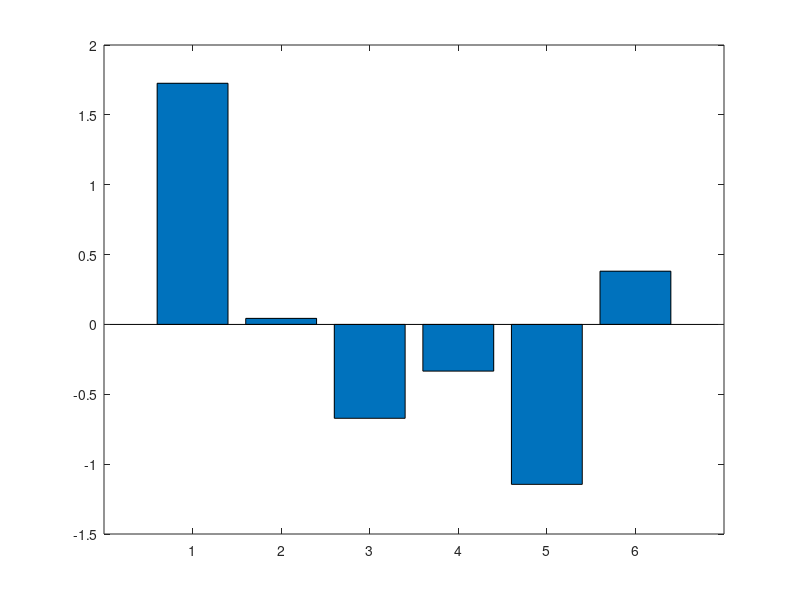

This chart was generated by the following MATLAB code: (Note: this script raises an error after producing the figure.)
%% Demo of the pagerank algorithm, based on code by Cleve Moler
% See also pagerankDemoMoler, pagerankDemoGui, surfer, pagerankpow
%%
%% 6 node web example
i = [ 2 6 3 4 4 5 6 1 1];
j = [ 1 1 2 2 3 3 3 4 6];
n = 6;
G  = sparse(i,j,1,n,n); % sparse n x n matrix with 1's in specified positions

c = sum(G,1);
k = find(c~=0); % non zero outdegree
D = sparse(k,k,1./c(k),n,n);
e = ones(n,1);
I = speye(n,n);
p = 0.85;

%% Find the stationary distribution
pi = normalize((I - p*G*D)\e);
fprintf('exact pi\n');  disp(pi(:)')

figure; bar(pi);printPmtkFigure('smallwebPagerank'); 


%% Power method
fprintf('pi over time using power method\n');
format compact
pi = e/n;
z = ((1-p)*(c~=0) + (c==0))/n;
A = p*G*D + e*z;
for i=1:10
  pi = normalize(A*pi); 
  disp(pi')
end

%% Matrix free power method
[pi,cnt] = pagerankpow(G);
fprintf('matrix free power method\n'); disp(pi(:)')


%% Now run it on the Harvard web site
load harvard500
figure;spy(G);
printPmtkFigure('harvard500spy'); 
tic
[pi,cnt] = pagerankpow(G);
toc
figure;bar(pi);set(gca,'xlim',[-10 510]);set(gca,'ylim',[0 0.02])
printPmtkFigure('harvard500pagerank'); 
[pi,ndx] = sort(pi, 'descend');
celldisp(U(ndx(1:3)))
